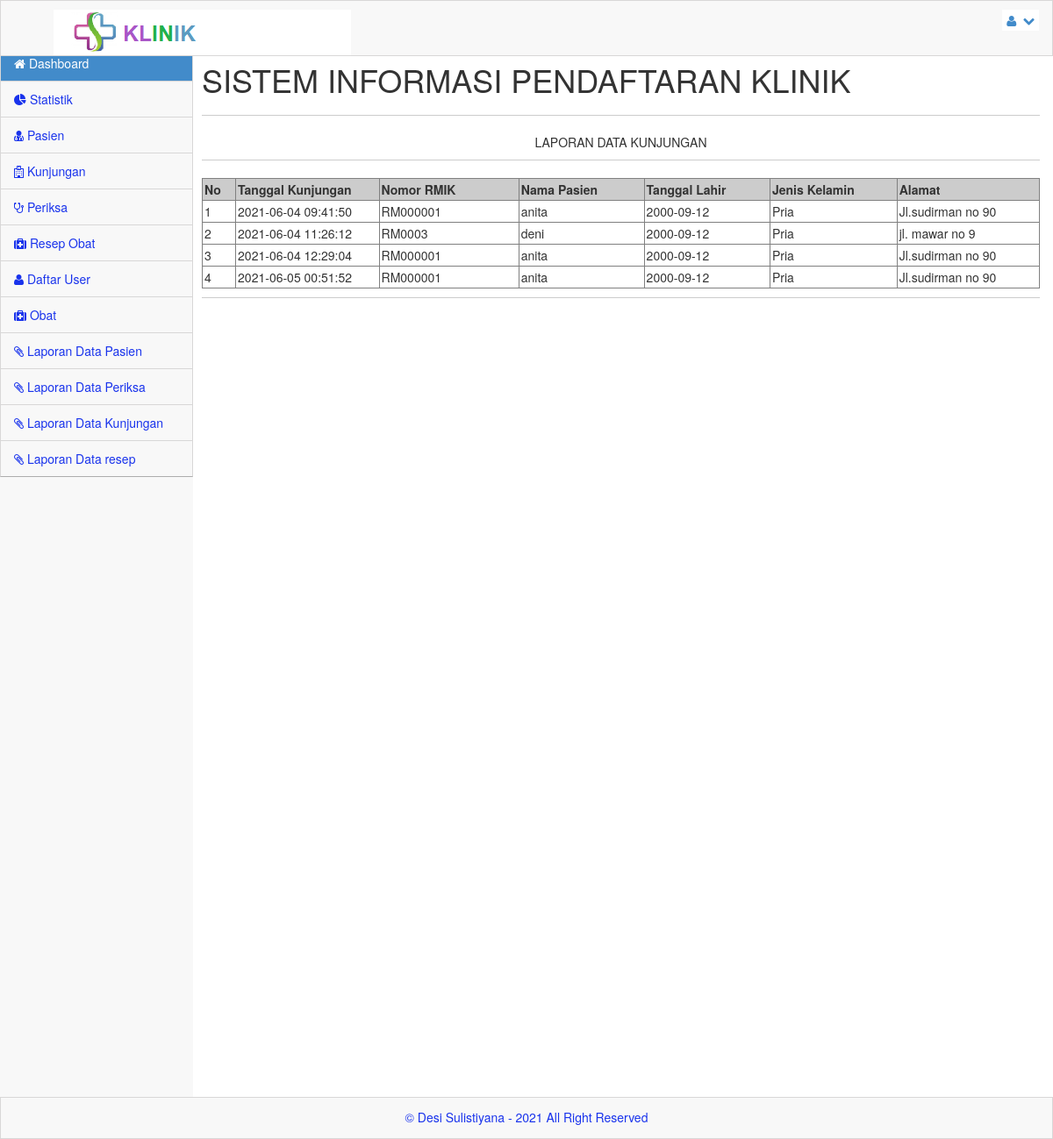
/admin/index.php?menu=laporankunjungan (signed in), run on an earlier commit of the app's database.
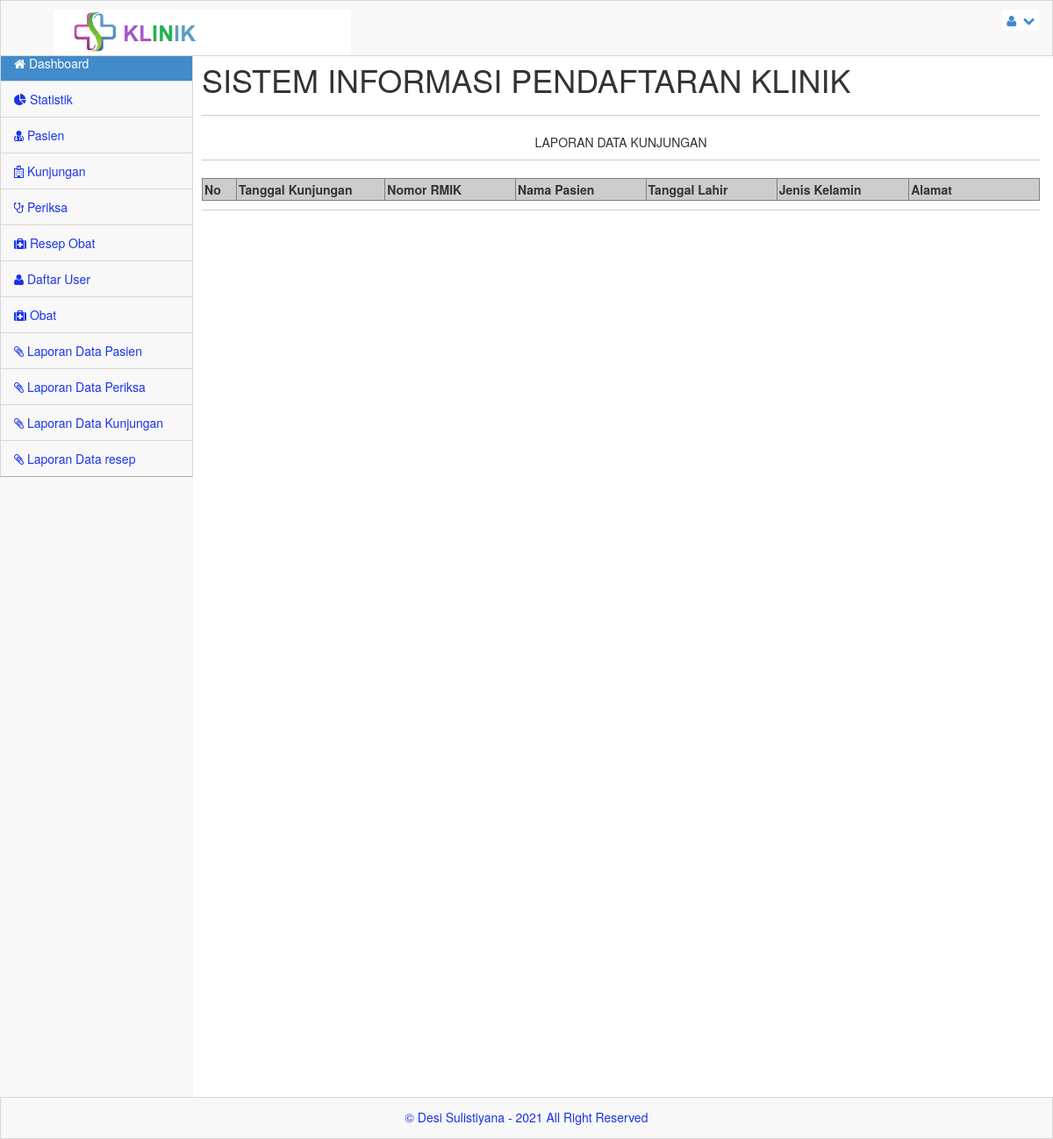
And on a later commit of the database.
### tables this page shows
CREATE TABLE `kunjungan` (
  `no_kunjungan` int(10) NOT NULL,
  `no_rm` varchar(10) NOT NULL,
  `created_at` timestamp NULL DEFAULT current_timestamp(),
  `updated_at` timestamp NULL DEFAULT current_timestamp(),
  `deleted_at` timestamp NULL DEFAULT NULL
);

CREATE TABLE `pasien` (
  `no_rm` varchar(11) NOT NULL,
  `nm_pasien` varchar(300) NOT NULL,
  `j_kel` varchar(100) NOT NULL,
  `agama` varchar(100) NOT NULL,
  `alamat` varchar(300) NOT NULL,
  `tgl_lhr` date NOT NULL,
  `ktp` varchar(16) NOT NULL,
  `no_tlp` varchar(12) NOT NULL,
  `nm_kel` varchar(20) NOT NULL,
  `hub_kel` varchar(100) NOT NULL
);

### admin/laporankunjungan.php (the view, shortened to what this page needs)
<html>
<body onLoad="window.print();">
	<?php
	$row = 20;
	$hal = isset($_GET['hal']) ? $_GET['hal'] : 0;
	?>
	<p align="center" size="25px">LAPORAN DATA KUNJUNGAN</p>
	<hr>
	<table width="100%" cellspacing="0" cellpadding="2" border="1px" class="style1">
		<tr>
		<th width="1%" align="center" bgcolor="#CCCCCC">No</th>
			<th width="6%" align="center" bgcolor="#CCCCCC">Tanggal Kunjungan</th>
			<th width="6%" align="center" bgcolor="#CCCCCC">Nomor RMIK</th>
			<th width="6%" align="center" bgcolor="#CCCCCC">Nama Pasien</th>
			<th width="6%" align="center" bgcolor="#CCCCCC">Tanggal Lahir</th>
			<th width="6%" align="center" bgcolor="#CCCCCC">Jenis Kelamin</th>
			<th width="6%" align="center" bgcolor="#CCCCCC">Alamat</th>
		</tr>
		<?php
		$kunjunganSql = "SELECT * FROM kunjungan LEFT JOIN pasien ON pasien.no_rm=kunjungan.no_rm ORDER BY no_kunjungan ASC LIMIT $hal, $row";
		$kunjunganQry = mysqli_query( $server,$kunjunganSql)  or die("Query kunjungan salah : " . mysqli_error());
		while ($kunjungan = mysqli_fetch_array($kunjunganQry)) {
		?>
			<tbody>
				<tr>
					<td><?php echo $kunjungan['no_kunjungan']; ?></td>
					<td><?php echo $kunjungan['created_at']; ?></td>
					<td><?php echo $kunjungan['no_rm']; ?></td>
					<td><?php echo $kunjungan['nm_pasien']; ?></td>
					<td><?php echo $kunjungan['tgl_lhr']; ?></td>
					<td><?php echo $kunjungan['j_kel']; ?></td>
					<td><?php echo $kunjungan['alamat']; ?></td>
				</tr>
			</tbody>
		<?php } ?>
	</table>
</body>
</html>

What changed in the data, as far as the page shows it:
removed kunjungan: no_kunjungan "1", created_at "2021-06-04 09:41:50", pasien.no_rm "RM000001", pasien.nm_pasien "anita", pasien.tgl_lhr "2000-09-12", pasien.j_kel "Pria", pasien.alamat "Jl.sudirman no 90"
removed kunjungan: no_kunjungan "2", created_at "2021-06-04 11:26:12", pasien.no_rm "RM0003", pasien.nm_pasien "deni", pasien.tgl_lhr "2000-09-12", pasien.j_kel "Pria", pasien.alamat "jl. mawar no 9"
removed kunjungan: no_kunjungan "3", created_at "2021-06-04 12:29:04", pasien.no_rm "RM000001", pasien.nm_pasien "anita", pasien.tgl_lhr "2000-09-12", pasien.j_kel "Pria", pasien.alamat "Jl.sudirman no 90"
removed kunjungan: no_kunjungan "4", created_at "2021-06-05 00:51:52", pasien.no_rm "RM000001", pasien.nm_pasien "anita", pasien.tgl_lhr "2000-09-12", pasien.j_kel "Pria", pasien.alamat "Jl.sudirman no 90"
